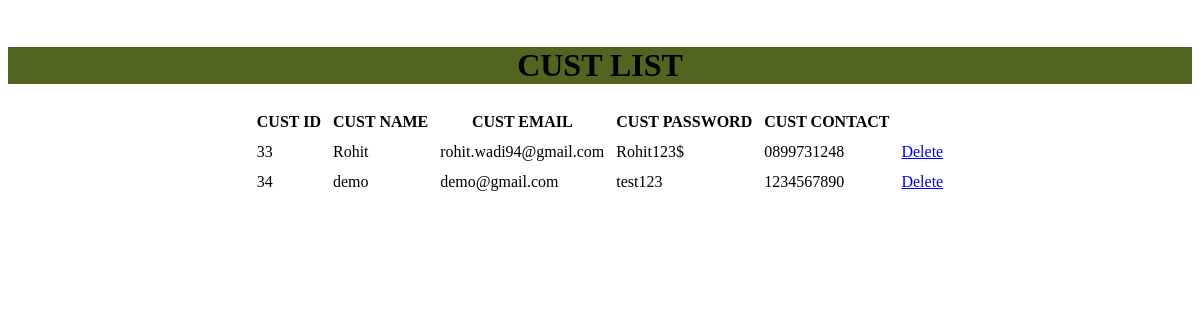
/allcustomer, run on an earlier commit of the app's database.
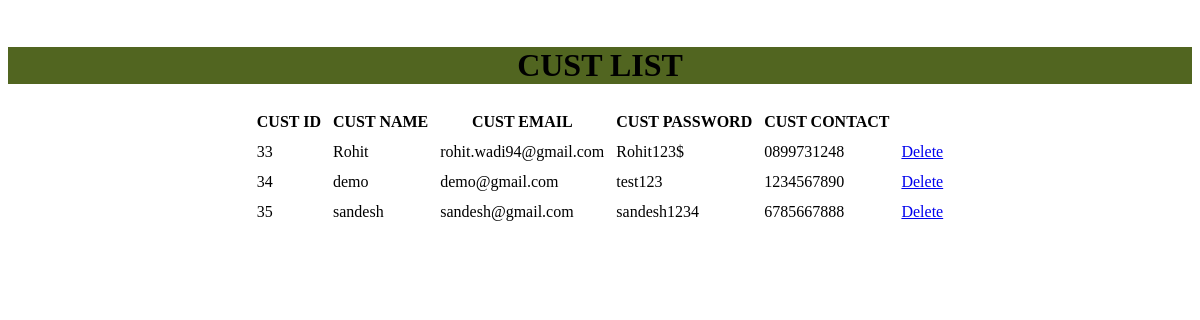
And on a later commit of the database.
### Foodapp/models.py (models this page shows)
class Cust(models.Model):
    CustId = models.AutoField(primary_key=True)
    CustFName = models.CharField(max_length=30)
    CustLName = models.CharField(max_length=30)
    CustCont = models.CharField(max_length=10)
    CustEmail = models.CharField(max_length=50)
    CustPass = models.CharField(max_length=60)
    Address = models.CharField(max_length=150, default='')
    class Meta:
        db_table = "FP_Cust"

### Foodapp/views.py (the view)
# urls.py: path('allcustomer', views.showcust),
def showcust(request):
    custs = Cust.objects.all()
    return render(request, 'custlist.html', {'custlist': custs})

### Templates/Foodapp/custlist.html
<html>
<head>
</head><center><body>
<table class="list" cellpadding="5px">
<br /><div style="background-color: #516520;width:100%;">
<h1>CUST LIST</h1></div>
<thead>
<tr>
<th>CUST ID</th>
<th>CUST NAME</th>
<th>CUST EMAIL</th>
<th>CUST PASSWORD</th>
<th>CUST CONTACT</th>
</tr>
</thead>
<tbody>
{% for c in custlist %}
<tr>
<td>{{c.CustId}}</td>
<td>{{c.CustFName}}</td>
<td>{{c.CustEmail}}</td>
<td>{{c.CustPass}}</td>
<td>{{c.CustCont}}</td>
<td><a href="/deletecustomer/{{c.CustId}}">Delete</a></td>
</tr>
{% endfor %}
	</tbody>
</table>
</body></center>
</html>

What changed in the data, as far as the page shows it:
added Cust: CustId "35", CustFName "sandesh", CustEmail "sandesh@gmail.com", CustPass "sandesh1234", CustCont "6785667888"
